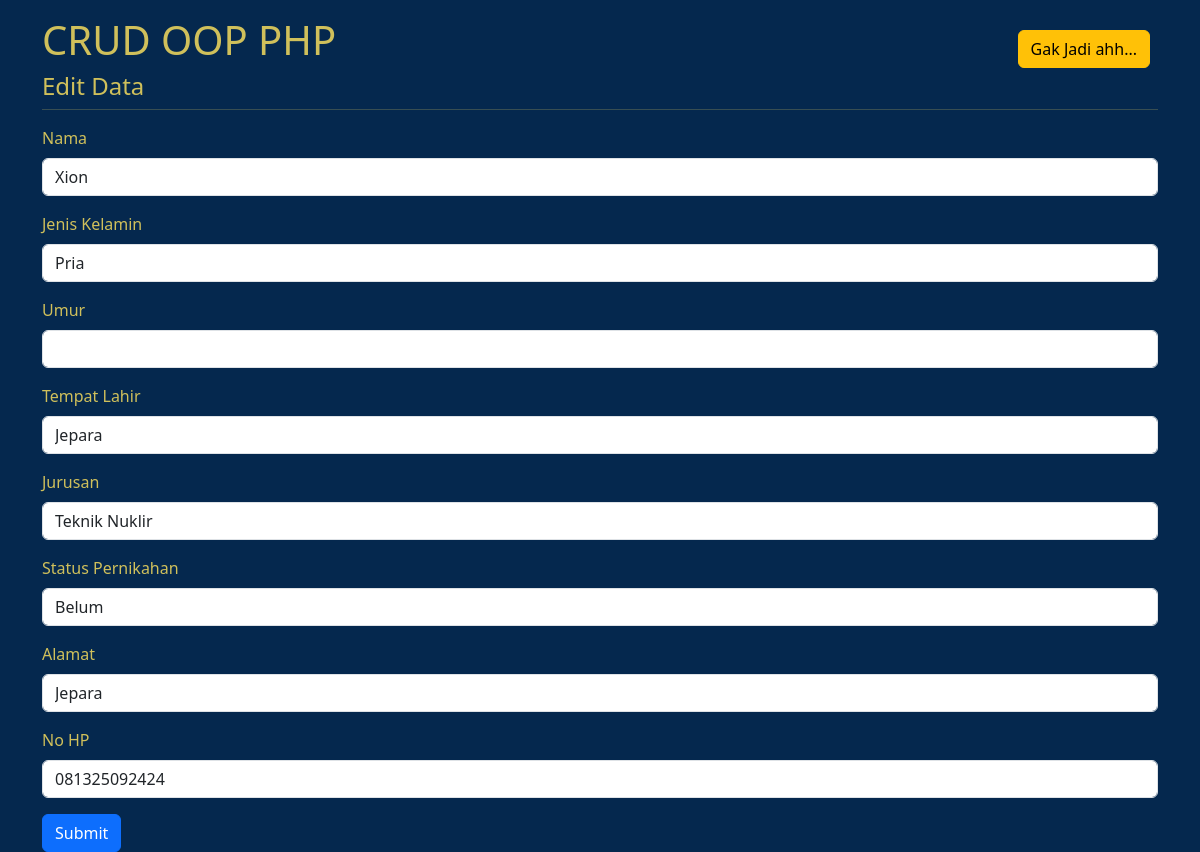
Screenshot of /edit.php?id=8 with the database file from the repository.
### tables this page shows
CREATE TABLE `tb_users0057` (
  `id` int(10) NOT NULL,
  `nama` varchar(255) NOT NULL,
  `jenis_kelamin` enum('Pria','Wanita') NOT NULL,
  `umur` tinyint(4) NOT NULL,
  `tempat_lahir` varchar(30) NOT NULL,
  `status` enum('Nikah','Belum') NOT NULL,
  `jurusan` varchar(20) NOT NULL,
  `alamat` varchar(255) NOT NULL,
  `nohp` char(13) NOT NULL
);

### database.php (called while the page is built, shortened)
<?php
    class Database0057{
        public $host = "localhost";
        public $username = "root";
        public $password = "";
        public $database = "db_php0057";
        public $connect;
        function __construct()
        {
            $this->connect = mysqli_connect($this->host, $this->username, $this->password);
            mysqli_select_db($this->connect, $this->database);
        }
        function editdata($id)
        {
            $data = mysqli_query($this->connect, "SELECT * FROM tb_users0057 WHERE id=$id");
            $rows = mysqli_fetch_all($data, MYSQLI_ASSOC);
            return $rows;
        }
    }
?>

### edit.php (the view, shortened to what this page needs)
<?php
    include "database.php";
    $db = new Database0057;
    $detail = $db-> editdata($_GET['id']);
?>
<!doctype html>
<html lang="en">
  <head>
    <link href="https://cdn.jsdelivr.net/npm/bootstrap@5.3.3/dist/css/bootstrap.min.css"
    rel="stylesheet"
>
  </head>
  <body>
    <div class="container mt-3">
        <h1>CRUD OOP PHP</h1>
        <h4>Edit Data</h4>
        <hr class="mt-0">
        <form method="POST" action="proses.php?aksi=update">
            <?php
                foreach ($detail as $dataUser) {
            ?>
            <div class="mb-3">
                <label for="nama" class="form-label">Nama</label>
                <input type="text" class="form-control" id="nama" name="nama"
                value="<?php echo $dataUser ['nama'] ?>" required>
            </div>
            <div class="mb-3">
                <label for="jenis_kelamin" class="form-label">Jenis Kelamin</label>
                <select class="form-control" id="jenis_kelamin" name="jenis_kelamin" required>
                    <option> <?php echo $dataUser ['jenis_kelamin'] ?> </option>
                </select>
            </div>
            <div class="mb-3">
                <label for="umur" class="form-label">Umur</label>
                <input type="number" class="form-control" id="umur" name="umur"
                value="<?php echo $dataUser ['umur'] ?> " required>
            </div>
            <div class="mb-3">
                <label for="tempat_lahir" class="form-label">Tempat Lahir</label>
                <input type="text" class="form-control" id="tempat_lahir" name="tempat_lahir"
                value="<?php echo $dataUser ['tempat_lahir'] ?>" required>
            </div>
            <div class="mb-3">
                <label for="jurusan" class="form-label">Jurusan</label>
                <input type="text" class="form-control" id="jurusan" name="jurusan"
                value="<?php echo $dataUser ['jurusan'] ?>" required>
            </div>
            <div class="mb-3">
            <label for="status" class="form-label">Status Pernikahan</label>
                <select name="status" class="form-control" id="status" required>
                    <option><?php echo $dataUser ['status'] ?></option>
                </select>
            </div>
            <div class="mb-3">
                <label for="alamat" class="form-label">Alamat</label>
                <input type="text" class="form-control" id="alamat" name="alamat"
                value="<?php echo $dataUser ['alamat'] ?>" required>
            </div>
            <div class="mb-3">
                <label for="nohp" class="form-label">No HP</label>
                <input type="text" class="form-control" id="nohp" name="nohp"
                value="<?php echo $dataUser ['nohp'] ?>" required>
            </div>
            <?php
                }
            ?>
            <button type="submit" class="btn btn-primary">Submit</button>
            <a href="index.php" class="btn btn-warning"
            style="position: absolute; top: 30px; right: 50px;"> Gak Jadi ahh...</a>
        </form>
    </div>
  </body>
</html>

### edit.php (style rules this page uses)
body { background-color:#05284e ; color: #D0C05B; }

### rows the page displays
tb_users0057: nama "Xion", jenis_kelamin "Pria", tempat_lahir "Jepara", jurusan "Teknik Nuklir", status "Belum", alamat "Jepara", nohp "081325092424"
